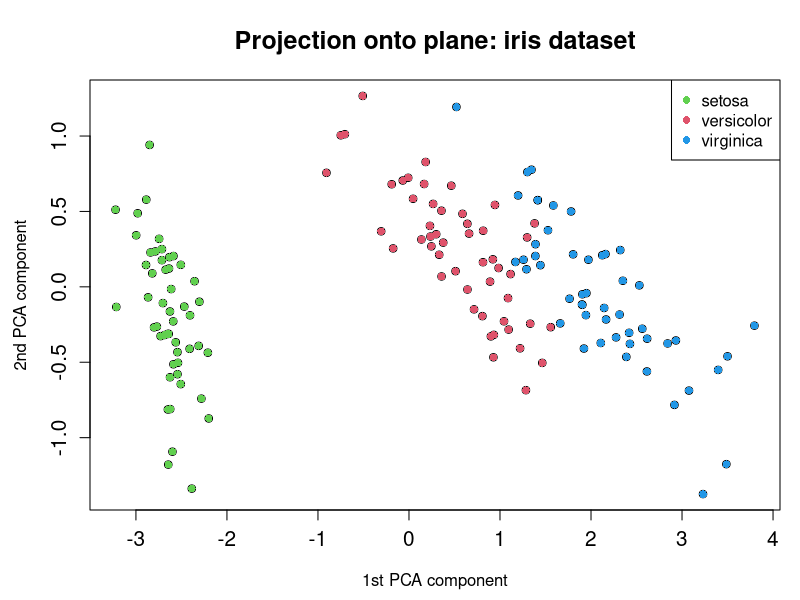
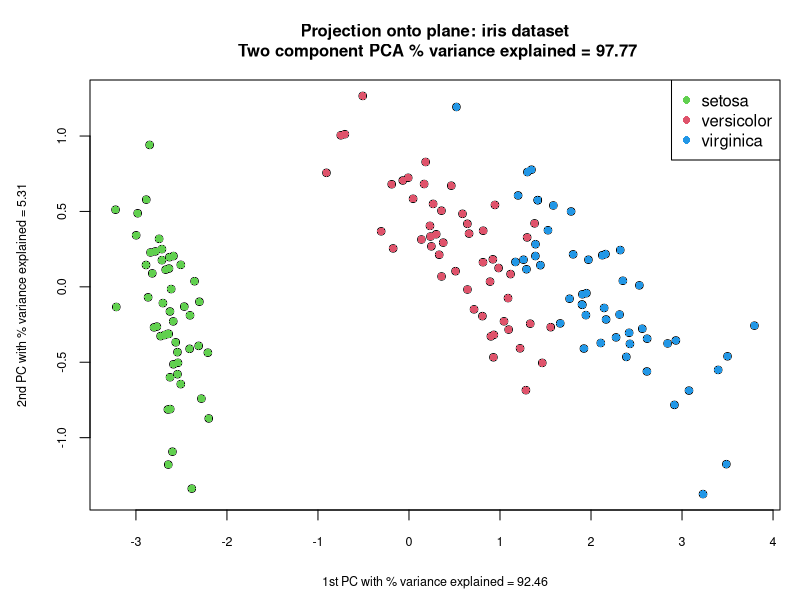
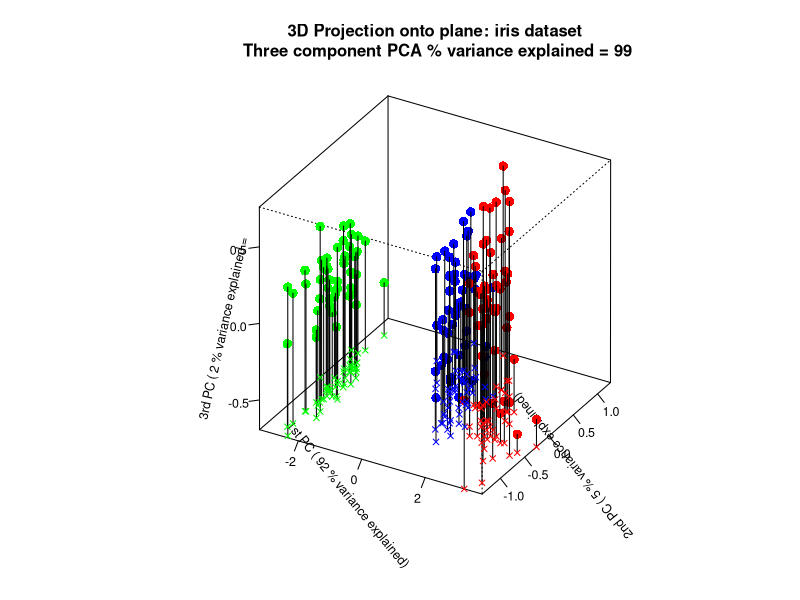
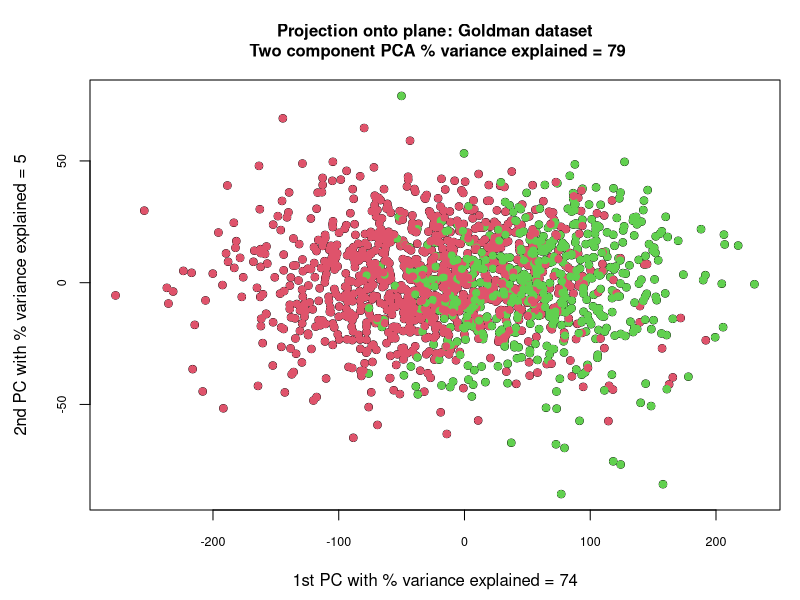
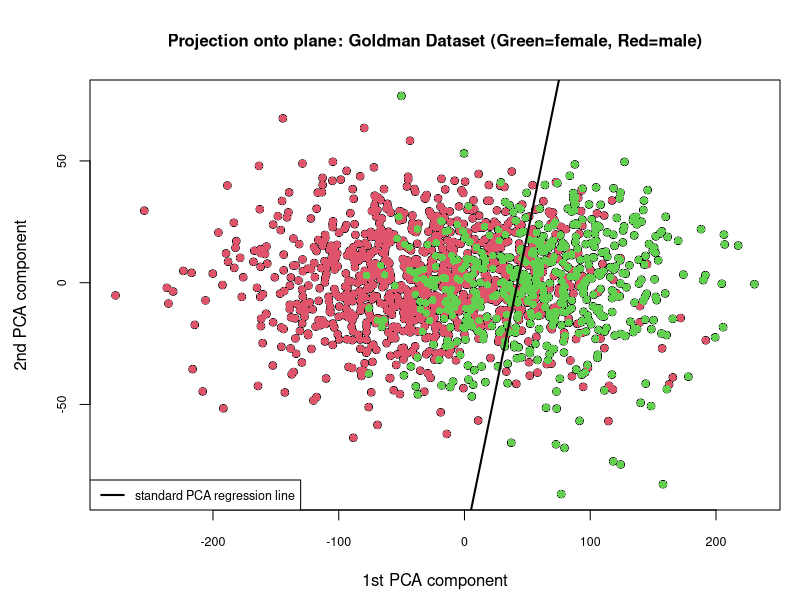
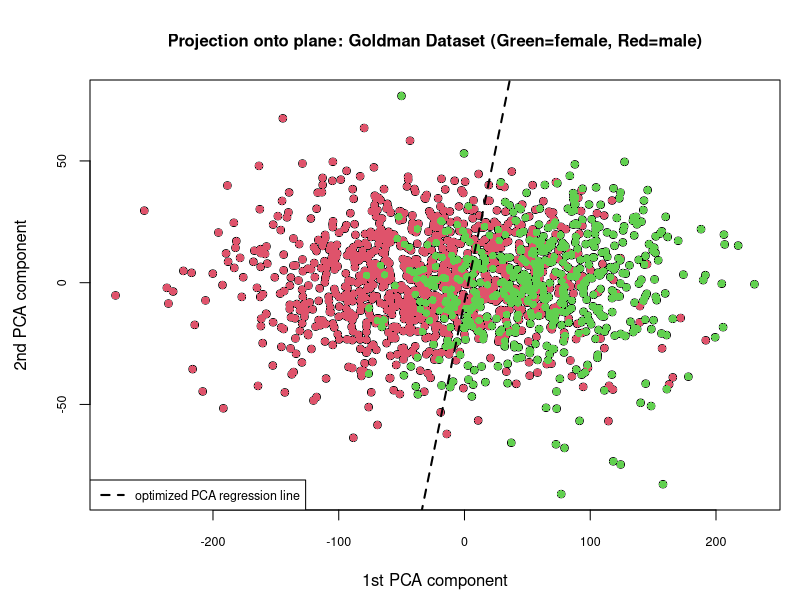
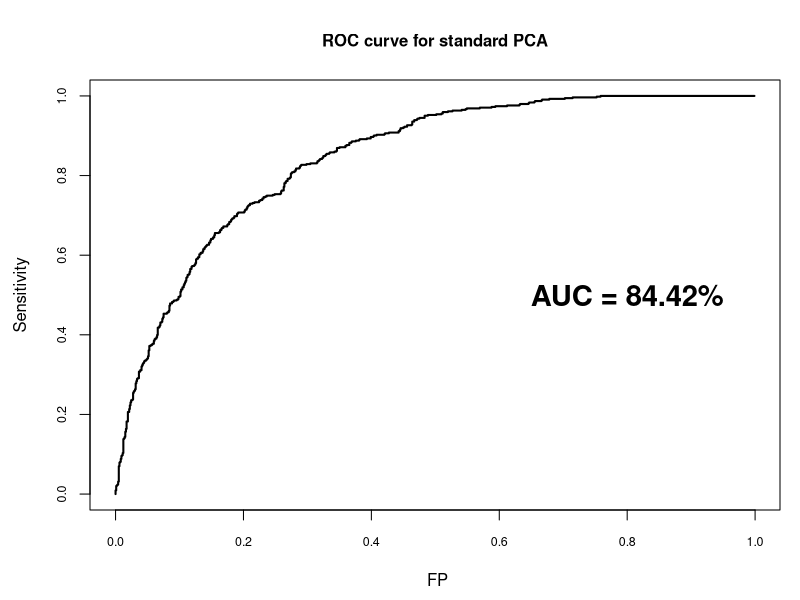
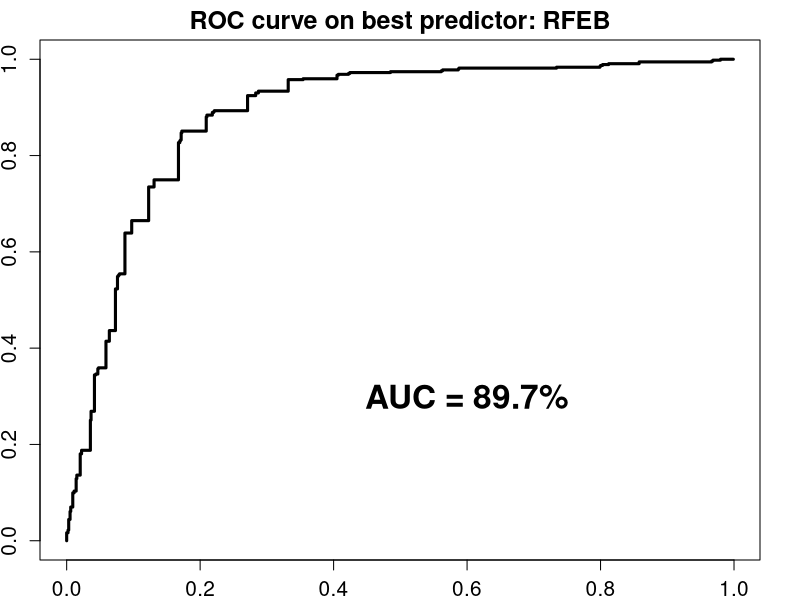

Recreate these plots in R, in order.
## ---- chunk 1
knitr::opts_chunk$set(echo = TRUE)
## ---- chunk 2
#import data
species <- subset(iris, select = c(Species))

# get index for each type
idx_setosa <- which(species == "setosa")
idx_versicolor <- which(species == "versicolor")
idx_virginica <- which(species == "virginica")

X <- subset(iris, select = -c(Species))
X <- data.matrix(X)
n=nrow(X);m=ncol(X)

#========================== Matrix centering and computation of Z'Z 
Z=X
for(j in 1:m)
{
	xj=X[,j]
	Z[,j]=xj-mean(xj)
}
tZZ=t(Z)%*%Z

par(mfrow=c(1,1),mar=c(4.5,4.5,4,1),cex.lab=1,cex.main=1.5,cex.axis=1.25)
a=eigen(tZZ,symmetric=T)$vectors[,1:2]
Z=X-rep(1,n)%*%t(colMeans(X))
proj=Z%*%a

plot(proj,xlab="1st PCA component",ylab="2nd PCA component")
title("Projection onto plane: iris dataset")
points(proj[idx_setosa,],col=3,pch=16)
points(proj[idx_versicolor,],col=2,pch=16)
points(proj[idx_virginica,],col=4,pch=16)
legend("topright", legend = c("setosa", "versicolor", "virginica"), pch = c(16, 16, 16), col = c(3,2,4))
## ---- chunk 3
par(mfrow=c(1,1),mar=c(4.5,4.5,4,1),cex.lab=.75,cex.main=1,cex.axis=.75)
# a=eigen(tZZ,symmetric=T)$vectors[,1:2]
# Z=X-rep(1,n)%*%t(colMeans(X))
# proj=Z%*%a
L12=eigen(tZZ,symmetric=T)$values
var1.expl=L12[1]/sum(L12)*100
var2.expl=L12[2]/sum(L12)*100
var12.expl=(L12[1]+L12[2])/sum(L12)*100
txt1=paste("1st PC with % variance explained =",round(var1.expl,2))
txt2=paste("2nd PC with % variance explained =",round(var2.expl,2))
txt12=paste("Two component PCA % variance explained =",round(var12.expl,2))
plot(proj,xlab=txt1,ylab=txt2)
title(paste("Projection onto plane: iris dataset\n",txt12))
points(proj[idx_setosa,],col=3,pch=16)
points(proj[idx_versicolor,],col=2,pch=16)
points(proj[idx_virginica,],col=4,pch=16)
legend("topright", legend = c("setosa", "versicolor", "virginica"), pch = c(16, 16, 16), col = c(3,2,4))
## ---- chunk 4
nm=names(iris)
flnames=as.character(iris[,5])
uflnames=unique(flnames);
nfl=length(uflnames)
cl=rep(0,nrow(iris))
for(i in 1:nfl) cl[flnames==uflnames[i]]=i
allcl=c("green","blue","red")

a=eigen(tZZ,symmetric=T)$vectors[,1:3]
Z=X-rep(1,n)%*%t(colMeans(X))
proj=Z%*%a

L123=eigen(tZZ,symmetric=T)$values
var1.expl=L123[1]/sum(L123)*100
var2.expl=L123[2]/sum(L123)*100
var3.expl=L123[3]/sum(L123)*100
var123.expl=(L123[1]+L123[2]+L123[3])/sum(L123)*100
txt1=paste("1st PC (", round(var1.expl), "% variance explained)")
txt2=paste("2nd PC (", round(var2.expl), "% variance explained)")
txt3=paste("3rd PC (", round(var3.expl), "% variance explained =")
txt123=paste("Three component PCA % variance explained =",round(var123.expl))

nmo = c(txt1, txt2,txt3)

X = proj
par(mfrow=c(1,1),mar=c(4.5,4.5,4,1),cex.lab=.75,cex.main=1,cex.axis=.75)
op=persp(x=range(X[,1]),y=range(X[,2]),z=matrix(ncol=2,nrow=2),
         zlim=range(X[,3]),xlab=nmo[1],ylab=nmo[2],zlab=nmo[3],
         theta=30,phi=30,r=1000,
         main=paste("3D Projection onto plane: iris dataset\n",txt123),
         ticktype="detailed")
  p3=trans3d(x=X[,1], y=X[,2], z=X[,3], pmat=op)
  points(p3,pch=16,cex=1.25,col=allcl[cl])
  n=length(X[,1])
  p2=trans3d(x=X[,1], y=X[,2], z=rep(min(X[,3]),n), pmat=op)
  segments(p3$x,p3$y,p2$x,p2$y)
  points(p2,pch=4,cex=.75,col=allcl[cl])
## ---- chunk 5
X=read.csv("Goldman.imputed.csv")
sex=as.numeric(as.vector(X[,1])) 
n_sex = length(sex)
X <- data.matrix(subset(X, select = -female))
n=nrow(X); m=ncol(X)

# create sex color
sex_clr = rep(0, n_sex)
for (i in 1:n_sex) {
  if (sex[i] == 1) {
    sex_clr[i] = 3
  }
  else {
    sex_clr[i] = 2
  }
}

Z=X
for(j in 1:m)
{
	xj=X[,j]
	Z[,j]=xj-mean(xj)
}
tZZ=t(Z)%*%Z 

a=eigen(tZZ,symmetric=T)$vectors[,1:2]
Z=X-rep(1,n)%*%t(colMeans(X))
proj=Z%*%a
L12=eigen(tZZ,symmetric=T)$values
var1.expl=L12[1]/sum(L12)*100
var2.expl=L12[2]/sum(L12)*100
var12.expl=(L12[1]+L12[2])/sum(L12)*100
txt1=paste("1st PC with % variance explained =",round(var1.expl))
txt2=paste("2nd PC with % variance explained =",round(var2.expl))
txt12=paste("Two component PCA % variance explained =",round(var12.expl))

par(mfrow=c(1,1),mar=c(4.5,4.5,4,1),cex.lab=1,cex.main=1,cex.axis=.75)
plot(proj,xlab=txt1,ylab=txt2)
points(proj,col=sex_clr,pch=19, lwd=.5)
title(paste("Projection onto plane: Goldman dataset\n",txt12))
## ---- chunk 6
#setup
X=read.csv("Goldman.imputed.csv")
sex=as.numeric(as.vector(X[,1]))
n_sex = length(sex)
col_names = names(subset(X, select = -female))
X <- data.matrix(subset(X, select = -female))

# compute eigenvectors
W=var(X,use="pairwise.complete.obs")
eigenW=eigen(W,sym=T)
p.max=eigenW$vectors[,1]
lambda.max=eigenW$values[1]

# compute principal components
a=eigenW$vectors[,1:2]
Z=X-rep(1,nrow(X))%*%t(colMeans(X))
proj=Z%*%a
ni = length(proj[,1])

# plot PCA projection
par(mfrow=c(1,1),mar=c(4.5,4.5,4,1),cex.lab=1,cex.main=1,cex.axis=.75)
plot(proj,xlab="1st PCA component",ylab="2nd PCA component")
title("Projection onto plane: Goldman Dataset (Green=female, Red=male)")
points(proj[sex==0,],col=2,pch=16)
points(proj[sex==1,],col=3,pch=16)

# plot standard PCA line
y=sex
oLOG.R=glm(y~proj,family=binomial)
a=coef(oLOG.R)
x=seq(from=-300,to=300,length=1000)
proj.y=-(a[1]+a[2]*x)/a[3]
lines(x,proj.y,lwd=2)	

# sort c and loop over all values, get c with minimum total error for optimized PCA
lp=oLOG.R$linear.predictors
threshold=seq(min(lp),max(lp),length.out=ni)
total_error=rep(0,ni)
n0 = sum(sex == 0); n1 = sum(sex == 1)
for (i in 1:ni){
 total_error[i]=sum(lp<threshold[i] & sex==1)/n1+sum(lp>threshold[i] & sex==0)/n0
 }
best.threshold=threshold[which.min(total_error)]
print(paste("the best threshold c is",round(best.threshold,2)))
legend("bottomleft", legend = c("standard PCA regression line"), lty = c(1), col = c(1), lwd=c(2), cex=0.75)
## ---- chunk 7
par(mfrow=c(1,1),mar=c(4.5,4.5,4,1),cex.lab=1,cex.main=1,cex.axis=.75)
plot(proj,xlab="1st PCA component",ylab="2nd PCA component")
title("Projection onto plane: Goldman Dataset (Green=female, Red=male)")
points(proj[sex==0,],col=2,pch=16)
points(proj[sex==1,],col=3,pch=16)

x=seq(from=-300,to=300,length=1000)
proj.y=(best.threshold-(a[1]+a[2]*x))/a[3]
lines(x,proj.y,lwd=2, lty=2,col=1)	
legend("bottomleft", legend = c("optimized PCA regression line"), lty = c(2), col = c(1), lwd=c(2), cex=0.75)
## ---- chunk 8
# ROC curve for standard PCA
logit = glm(sex~proj, family=binomial)
lin_pred = logit$linear.predictors
sod = sort(lin_pred)
ni = length(proj[,1])
AUC = 0
sens = fp = rep(0, ni)
toter = rep(NA, ni)
n1 = sum(sex == 1)
n0 = sum(sex == 0)
for (i in 1:ni) {
  sens[i]=sum(lin_pred > sod[i] & sex==1)/n1
  fp[i]=sum(lin_pred > sod[i] & sex==0)/n0
  if(i>1) AUC=AUC+sens[i]*(fp[i-1]-fp[i])
}

optimal_threshold = sod[toter == min(toter)]
optimal_sens = sens[toter == min(toter)]
optimal_fp = fp[toter == min(toter)]

plot(fp, sens, type='s', lwd=2, xlab= ' FP', ylab='Sensitivity', main='ROC curve for standard PCA')
lines(x=c(-1, optimal_fp, optimal_fp), y = c(optimal_sens, optimal_sens, -1), col='red')
text(.8,.5,paste("AUC = ",round(AUC*100,2),"%",sep=""),cex=1.75,font=2)
## ---- chunk 9
# ROC curve using 1 variable (best predictor)
nc=ncol(X)
AUC=rep(0,nc)
for(ivar in 1:nc) {
  x=X[,ivar]
  y=sex
  ni=length(x)
  n0=sum(1-y);n1=sum(y)
  sod=sort(x)
  fp0=0
  for(i in 1:ni) {
    sens=sum(x<sod[i]&y==1)/n1
    fp=sum(x<sod[i]&y==0)/n0
    if(i>1) AUC[ivar]=AUC[ivar]+sens*(fp-fp0)
    fp0=fp
  }
}

i=1:nc
ibest=i[AUC==max(AUC)]
v1.best=X[,ibest];nm.best=col_names[ibest]
x=v1.best
n0=sum(1-y);n1=sum(y)
ni=length(x)
o=glm(y~x,family=binomial)
sod=sort(x)
AUC.best=fp0=0
sens=fp=rep(0,ni)
for(i in 1:ni)
{
sens[i]=sum(x<sod[i]&y==1)/n1
fp[i]=sum(x<sod[i]&y==0)/n0
if(i>1) AUC.best=AUC.best+sens[i]*(fp[i]-fp0)
fp0=fp[i]
}
par(mfrow=c(1,1),mar=c(2,2,2,2),cex.lab=1.5,cex.main=1.5,cex.axis=1.25)
plot(fp,sens,type="s",lwd=3,
     xlab="False positive",
     ylab="Sensitivity",
     main=paste("ROC curve on best predictor:", nm.best))
text(.6,.3,paste("AUC = ",round(AUC.best*100,1),"%",sep=""),cex=2,font=2)
